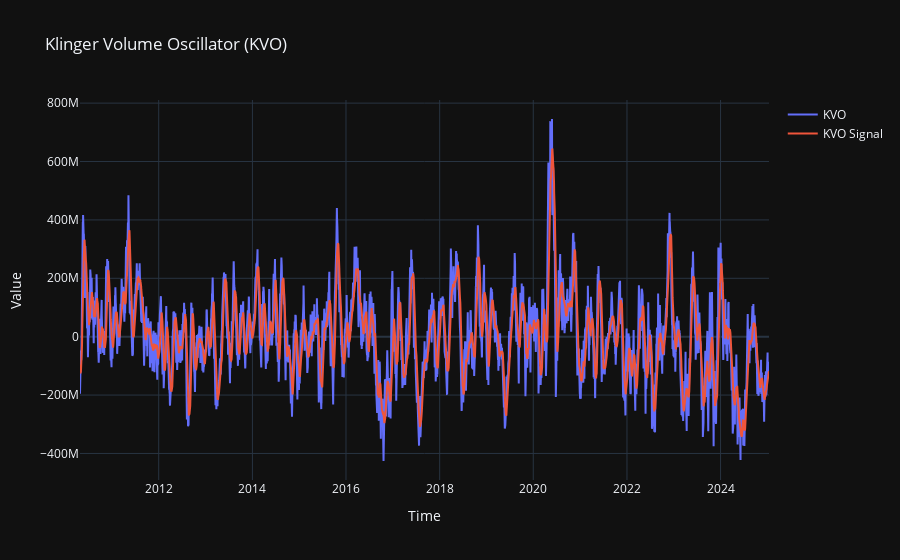

Notebook code cell kept with this figure:
### Code cell
fig = go.Figure()
fig.add_trace(go.Scatter(x=df.index, y=df['KVO'], mode='lines', name='KVO'))
fig.add_trace(go.Scatter(x=df.index, y=df['KVO_Signal'], mode='lines', name='KVO Signal'))
fig.update_layout(title='Klinger Volume Oscillator (KVO)',
                  xaxis_title='Time',
                  yaxis_title='Value',
                  template='plotly_dark')
fig.show()

### Figure 1 — Plotly figure (JSON) as saved in the notebook; plotly's stock layout.template omitted (floating-point values rounded to 4 significant figures; data arrays with more than 128 entries replaced by an {"elided": "..."} marker saying what was removed)
{"data": [{"mode": "lines", "name": "KVO", "type": "scatter", "x": {"elided": "3717 str values"}, "y": {"elided": "3717 int values"}}, {"mode": "lines", "name": "KVO Signal", "type": "scatter", "x": {"elided": "3717 str values"}, "y": {"elided": "3717 float values"}}], "layout": {"title": {"text": "Klinger Volume Oscillator (KVO)"}, "xaxis": {"title": {"text": "Time"}}, "yaxis": {"title": {"text": "Value"}}}}
